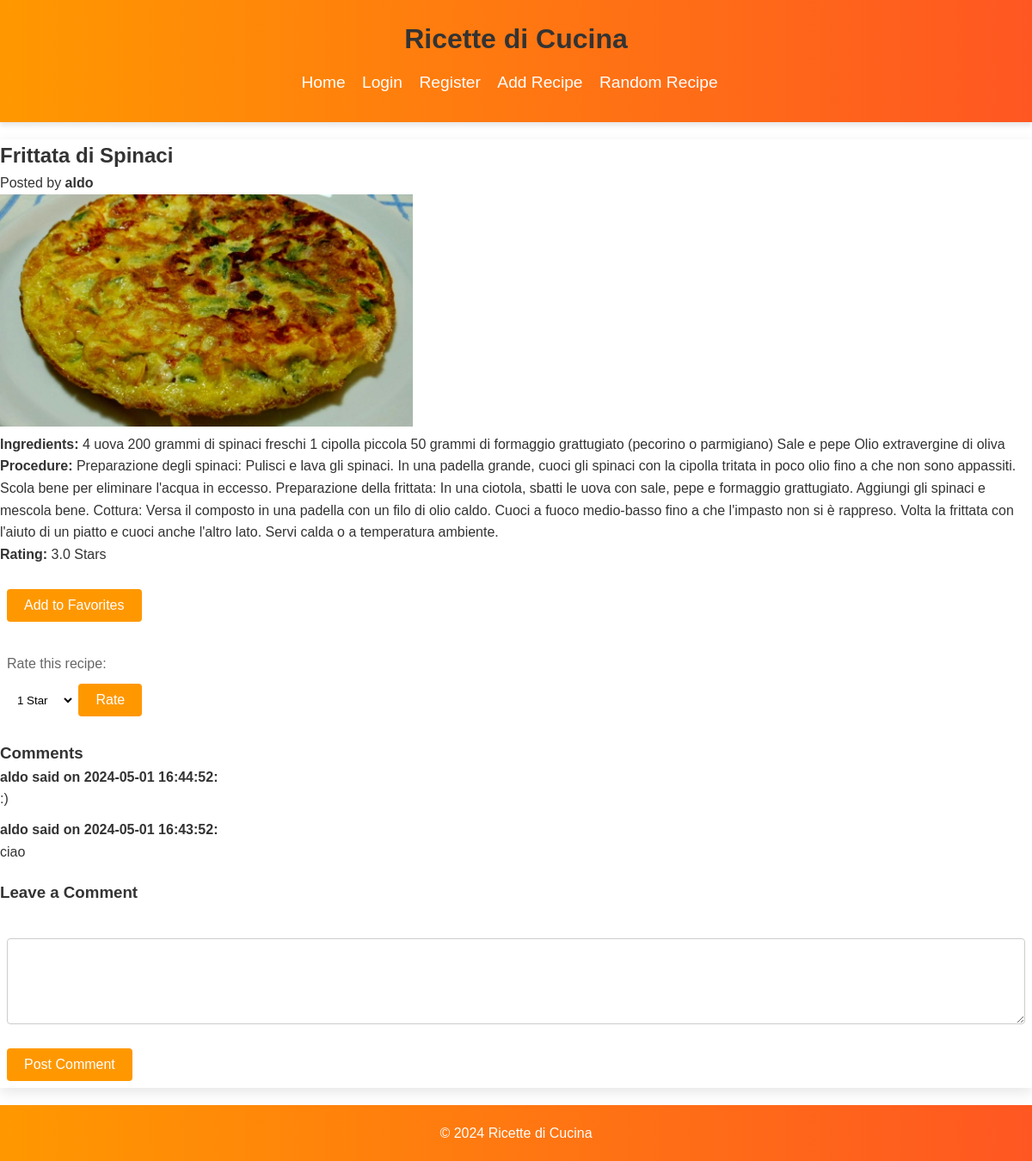
The app's page /recipe/5 with its own data.
### tables this page shows
CREATE TABLE recipe (
    id INTEGER PRIMARY KEY AUTOINCREMENT,
    name TEXT NOT NULL,
    ingredients TEXT NOT NULL,
    procedure TEXT NOT NULL,
    user_id INTEGER, image_path TEXT,
    FOREIGN KEY (user_id) REFERENCES user (id)
);

CREATE TABLE user (
    id INTEGER PRIMARY KEY AUTOINCREMENT,
    username TEXT UNIQUE NOT NULL,
    email TEXT UNIQUE NOT NULL,
    password_hash TEXT NOT NULL
);

CREATE TABLE comment (
    id INTEGER PRIMARY KEY AUTOINCREMENT,
    user_id INTEGER NOT NULL,
    recipe_id INTEGER NOT NULL,
    text TEXT NOT NULL,
    created_at TIMESTAMP DEFAULT CURRENT_TIMESTAMP,
    FOREIGN KEY (user_id) REFERENCES user (id),
    FOREIGN KEY (recipe_id) REFERENCES recipe (id)
);

### app.py (the view)
@app.route('/recipe/<int:recipe_id>')
def view_recipe(recipe_id):
    db = get_db()
    recipe_data = db.execute(
        'SELECT r.*, u.username AS user_name FROM recipe r '
        'JOIN user u ON r.user_id = u.id '
        'WHERE r.id = ?', (recipe_id,)
    ).fetchone()
    if recipe_data is None:
        flash('Recipe not found.', 'error')
        return redirect(url_for('index'))
    recipe = dict(recipe_data)
    comments = db.execute(
        'SELECT comment.*, user.username FROM comment '
        'JOIN user ON comment.user_id = user.id '
        'WHERE recipe_id = ? ORDER BY comment.created_at DESC',
        (recipe_id,)
    ).fetchall()
    rating_result = db.execute(
        'SELECT AVG(rating) as average_rating FROM rating '
        'WHERE recipe_id = ?',
        (recipe_id,)
    ).fetchone()
    if rating_result['average_rating'] is not None:
        recipe['average_rating'] = float(rating_result['average_rating'])
    else:
        recipe['average_rating'] = 0.0
    user_rating = None
    if 'user_id' in session:
        user_rating_query = db.execute(
            'SELECT rating FROM rating WHERE user_id = ? AND recipe_id = ?',
            (session['user_id'], recipe_id)
        ).fetchone()
        user_rating = user_rating_query['rating'] if user_rating_query else 0.0
    return render_template('recipe_view.html', recipe=recipe, comments=comments, user_rating = user_rating)

### app.py (called while the page is built)
def get_db():
    db_path = app.config['DATABASE']
    if '_database' not in g:
        g._database = sqlite3.connect(db_path)
        g._database.row_factory = sqlite3.Row
    return g._database

@app.teardown_appcontext
def close_connection(exception):
    db = g.pop('_database', None)
    if db is not None:
        db.close()

### templates/recipe_view.html
{% extends "layout.html" %}
{% block content %}
<h2>{{ recipe.name }}</h2>
<p>Posted by <strong>{{ recipe.user_name }}</strong></p>
<img src="../{{ recipe.image_path }}" alt="Immagine del piatto" class="recipe-image">
<p><strong>Ingredients:</strong> {{ recipe.ingredients }}</p>
<p><strong>Procedure:</strong> {{ recipe.procedure }}</p>
<div class="rating-favorites">
    <div>
        <p><strong>Rating:</strong>
            {% if recipe.average_rating != 0.0 %}
                {{ recipe.average_rating|round(1) }} Stars
            {% else %}
                No rating yet
            {% endif %}
        </p>
        <div>
            <form action="{{ url_for('add_to_favorites', recipe_id=recipe.id) }}" method="post">
                <button type="submit">Add to Favorites</button>
            </form>
        </div>
        <form method="post" action="{{ url_for('rate_recipe', recipe_id=recipe.id) }}">
            <label for="rating">Rate this recipe:</label>
            <select name="rating" id="rating">
                {% for star in range(1, 6) %}
                    <option value="{{ star }}" {{ 'selected' if user_rating and star == user_rating }}> {{ star }} Star{{ 's' if star > 1 }}</option>
                {% endfor %}
            </select>
            <button type="submit">Rate</button>
        </form>
    </div>
</div>
<div class="comments">
    <h3>Comments</h3>
    {% for comment in comments %}
        <div class="comment">
            <strong>{{ comment.username }} said on {{ comment.created_at }}:</strong>
            <p>{{ comment.text }}</p>
        </div>
    {% endfor %}
</div>
<section class="comments">
    <h3>Leave a Comment</h3>
    <form method="post" action="{{ url_for('submit_comment', recipe_id=recipe.id) }}">
        <textarea name="comment_text" required></textarea>
        <button type="submit">Post Comment</button>
    </form>
</section>
{% endblock %}

### static/style.css (style rules this page uses)
* { box-sizing: border-box; margin: 0; padding: 0; }
body, h1, h2, h3, p, form, ul, li { font-family: 'Helvetica Neue', Helvetica, Arial, sans-serif; }
body { line-height: 1.6; font-size: 16px; background-color: #fff; color: #333; }
h1, h2 { color: #333; }
form { background: #ffffff; padding: 20px; margin-top: 20px; border: 1px solid #ddd; transition: transform 0.3s ease-in-out; }
form label { display: block; margin-bottom: 10px; color: #666; }
form input[type="text"], form input[type="email"], form input[type="password"], form textarea { width: 100%; padding: 10px; margin-bottom: 20px; border: 1px solid #ccc; }
form button { background-color: #ff9800; color: #ffffff; border: none; padding: 10px 20px; font-size: 1em; cursor: pointer; transition: background-color 0.3s; }
body, h1, h2, h3, p, form, ul, li { font-family: Arial, sans-serif; }
.recipe-image { max-width: 40%; height: auto; margin-right: 20px; }
.comments { margin-top: 20px; }
.comment { margin-bottom: 10px; }
textarea { width: 100%; height: 100px; margin-top: 10px; padding: 8px; border: 1px solid #ccc; border-radius: 4px; }
select, input, button, form { padding: 8px; border: none; outline: none; background: none; color: inherit; cursor: pointer; border-radius: 4px; }
button { background: orange; color: white; }
select { background: white; color: black; }

### records on screen
recipe: name "Frittata di Spinaci", ingredients "4 uova 200 grammi di spinaci freschi 1 cipolla piccola 50 grammi di formaggio grattugiato (pecorino o parmigiano) Sale e pepe Olio extravergine di oliva", procedure "Preparazione degli spinaci: Pulisci e lava gli spinaci. In una padella grande, cuoci gli spinaci con la cipolla tritata in poco olio fino a che non sono appassiti. Scola bene per eliminare l'acqua in eccesso. Preparazione della frittata: In una ciotola, sbatti le uova con sale, pepe e formaggio grattugiato. Aggiungi gli spinaci e mescola bene. Cottura: Versa il composto in una padella con un filo di olio caldo. Cuoci a fuoco medio-basso fino a che l'impasto non si è rappreso. Volta la frittata con l'aiuto di un piatto e cuoci anche l'altro lato. Servi calda o a temperatura ambiente."
user: user_name "aldo"
comment: username "aldo", created_at "2024-05-01 16:44:52", text ":)"
comment: username "aldo", created_at "2024-05-01 16:43:52", text "ciao"

### other values on screen
{{ recipe.average_rating|round(1) }} "3.0"
form field rating "1 Star"
